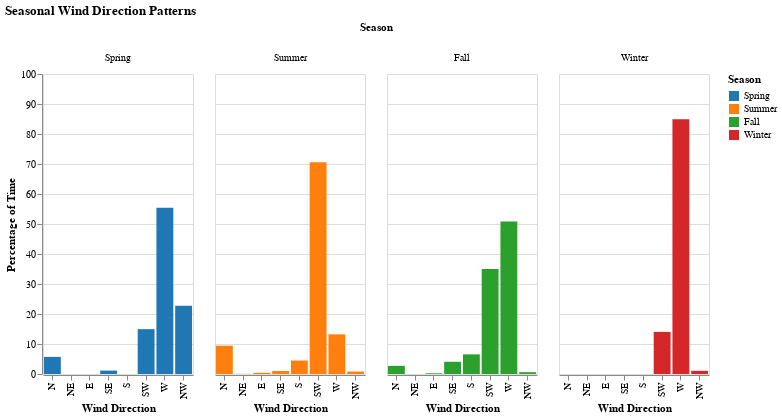

Notebook code cell kept with this figure:
### Code cell
# Seasonal wind direction analysis
seasonal_directions = df.groupby(['Season', 'Primary_Wind_Direction']).size().reset_index(name='Count')

# Calculate percentages within each season
seasonal_directions['Percentage'] = seasonal_directions.groupby('Season')['Count'].transform(
    lambda x: (x / x.sum()) * 100
)

# Define season order
season_order = ['Spring', 'Summer', 'Fall', 'Winter']

# Check the maximum percentage to set appropriate scale
max_percentage = seasonal_directions['Percentage'].max()
print(f"Maximum percentage value: {max_percentage:.1f}%")

# Create seasonal wind direction chart
seasonal_chart = alt.Chart(seasonal_directions).mark_bar().encode(
    x=alt.X('Primary_Wind_Direction:N', 
            title='Wind Direction',
            sort=direction_order),
    y=alt.Y('Percentage:Q', 
            title='Percentage of Time',
            scale=alt.Scale(domain=[0, 100])),  # Adjusted scale to accommodate all data
    color=alt.Color('Season:N', 
                    scale=alt.Scale(scheme='category10'),
                    sort=season_order),
    column=alt.Column('Season:N', 
                     title='Season',
                     sort=season_order),
    tooltip=['Season:N', 'Primary_Wind_Direction:N', 'Percentage:Q']
).properties(
    width=150,
    height=300,
    title='Seasonal Wind Direction Patterns'
)

seasonal_chart

### Figure 1 — Vega-Lite specification as saved in the notebook (floating-point values rounded to 4 significant figures)
{"config": {"view": {"continuousWidth": 300, "continuousHeight": 300}}, "data": {"name": "data-6b88ed5adfc5718f4e40c8be463a9d4d"}, "mark": {"type": "bar"}, "encoding": {"color": {"field": "Season", "scale": {"scheme": "category10"}, "sort": ["Spring", "Summer", "Fall", "Winter"], "type": "nominal"}, "column": {"field": "Season", "sort": ["Spring", "Summer", "Fall", "Winter"], "title": "Season", "type": "nominal"}, "tooltip": [{"field": "Season", "type": "nominal"}, {"field": "Primary_Wind_Direction", "type": "nominal"}, {"field": "Percentage", "type": "quantitative"}], "x": {"field": "Primary_Wind_Direction", "sort": ["N", "NE", "E", "SE", "S", "SW", "W", "NW"], "title": "Wind Direction", "type": "nominal"}, "y": {"field": "Percentage", "scale": {"domain": [0, 100]}, "title": "Percentage of Time", "type": "quantitative"}}, "height": 300, "title": "Seasonal Wind Direction Patterns", "width": 150, "$schema": "https://vega.github.io/schema/vega-lite/v5.20.1.json", "datasets": {"data-6b88ed5adfc5718f4e40c8be463a9d4d": [{"Season": "Fall", "Primary_Wind_Direction": "E", "Count": 5, "Percentage": 0.2289}, {"Season": "Fall", "Primary_Wind_Direction": "N", "Count": 59, "Percentage": 2.701}, {"Season": "Fall", "Primary_Wind_Direction": "NW", "Count": 13, "Percentage": 0.5952}, {"Season": "Fall", "Primary_Wind_Direction": "S", "Count": 143, "Percentage": 6.548}, {"Season": "Fall", "Primary_Wind_Direction": "SE", "Count": 89, "Percentage": 4.075}, {"Season": "Fall", "Primary_Wind_Direction": "SW", "Count": 764, "Percentage": 34.98}, {"Season": "Fall", "Primary_Wind_Direction": "W", "Count": 1111, "Percentage": 50.87}, {"Season": "Spring", "Primary_Wind_Direction": "N", "Count": 126, "Percentage": 5.707}, {"Season": "Spring", "Primary_Wind_Direction": "NW", "Count": 503, "Percentage": 22.78}, {"Season": "Spring", "Primary_Wind_Direction": "SE", "Count": 25, "Percentage": 1.132}, {"Season": "Spring", "Primary_Wind_Direction": "SW", "Count": 330, "Percentage": 14.95}, {"Season": "Spring", "Primary_Wind_Direction": "W", "Count": 1224, "Percentage": 55.43}, {"Season": "Summer", "Primary_Wind_Direction": "E", "Count": 9, "Percentage": 0.4076}, {"Season": "Summer", "Primary_Wind_Direction": "N", "Count": 208, "Percentage": 9.42}, {"Season": "Summer", "Primary_Wind_Direction": "NE", "Count": 1, "Percentage": 0.04529}, {"Season": "Summer", "Primary_Wind_Direction": "NW", "Count": 18, "Percentage": 0.8152}, {"Season": "Summer", "Primary_Wind_Direction": "S", "Count": 99, "Percentage": 4.484}, {"Season": "Summer", "Primary_Wind_Direction": "SE", "Count": 22, "Percentage": 0.9964}, {"Season": "Summer", "Primary_Wind_Direction": "SW", "Count": 1559, "Percentage": 70.61}, {"Season": "Summer", "Primary_Wind_Direction": "W", "Count": 292, "Percentage": 13.22}, {"Season": "Winter", "Primary_Wind_Direction": "NW", "Count": 23, "Percentage": 1.065}, {"Season": "Winter", "Primary_Wind_Direction": "SW", "Count": 303, "Percentage": 14.03}, {"Season": "Winter", "Primary_Wind_Direction": "W", "Count": 1834, "Percentage": 84.91}]}}
